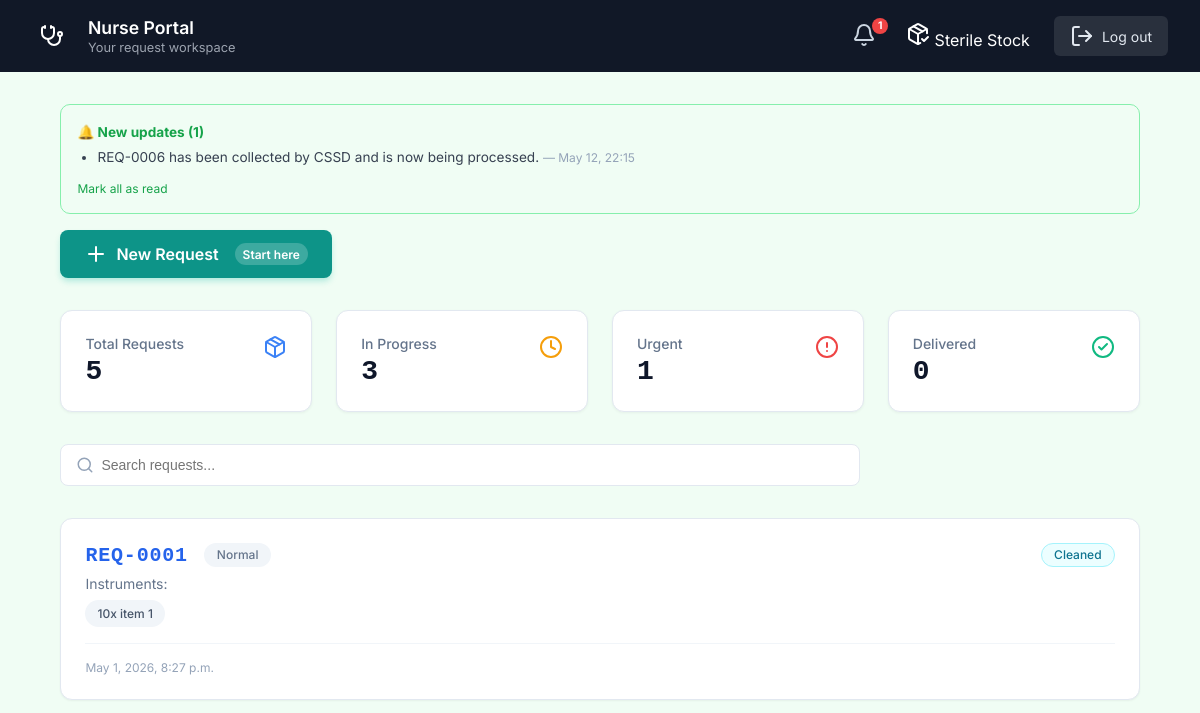
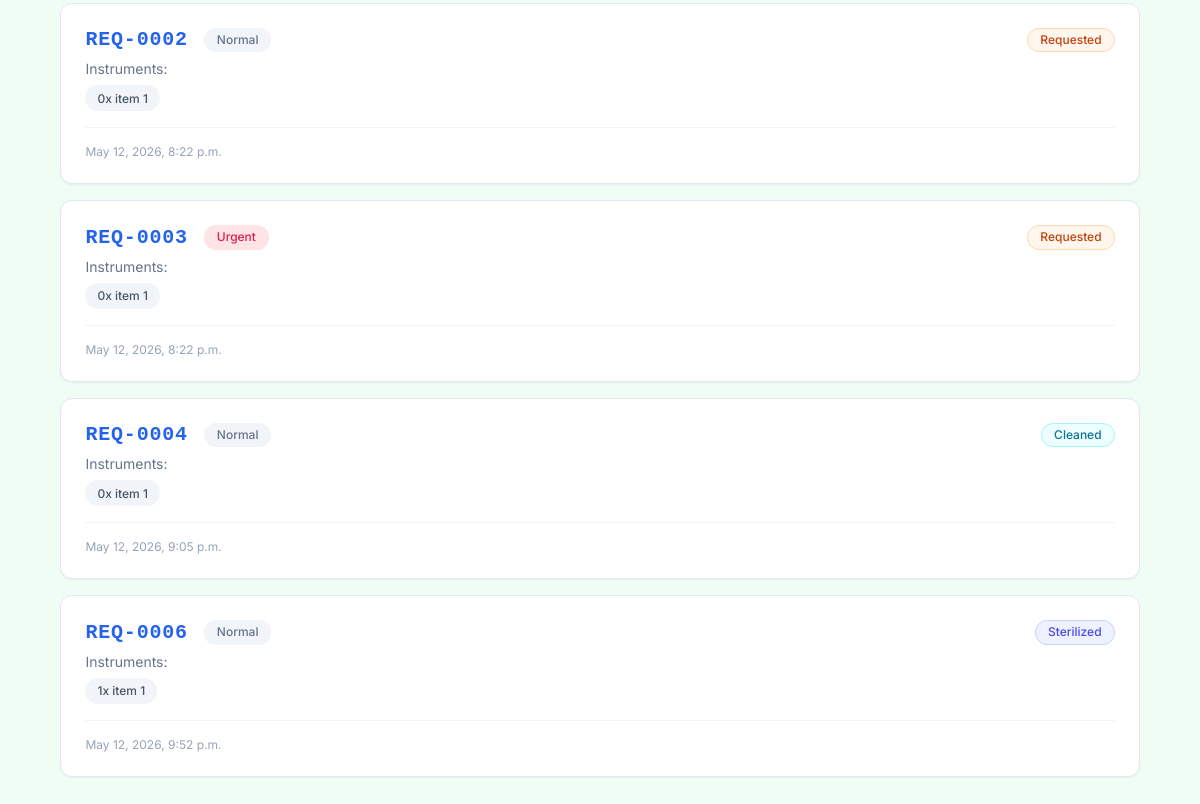
The page /dashboard/ (signed in) on the database as committed earlier (2 pictures, top to bottom).
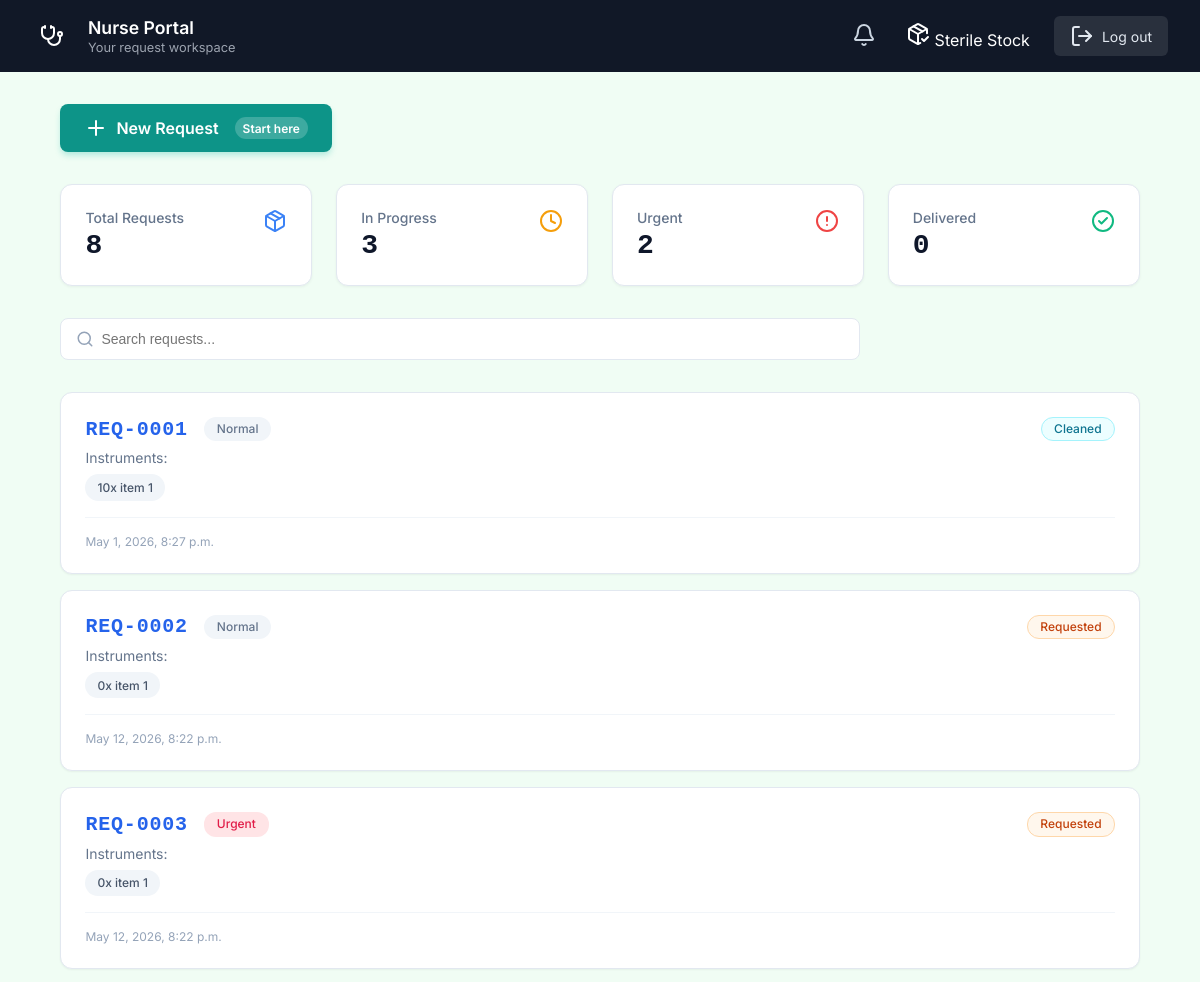
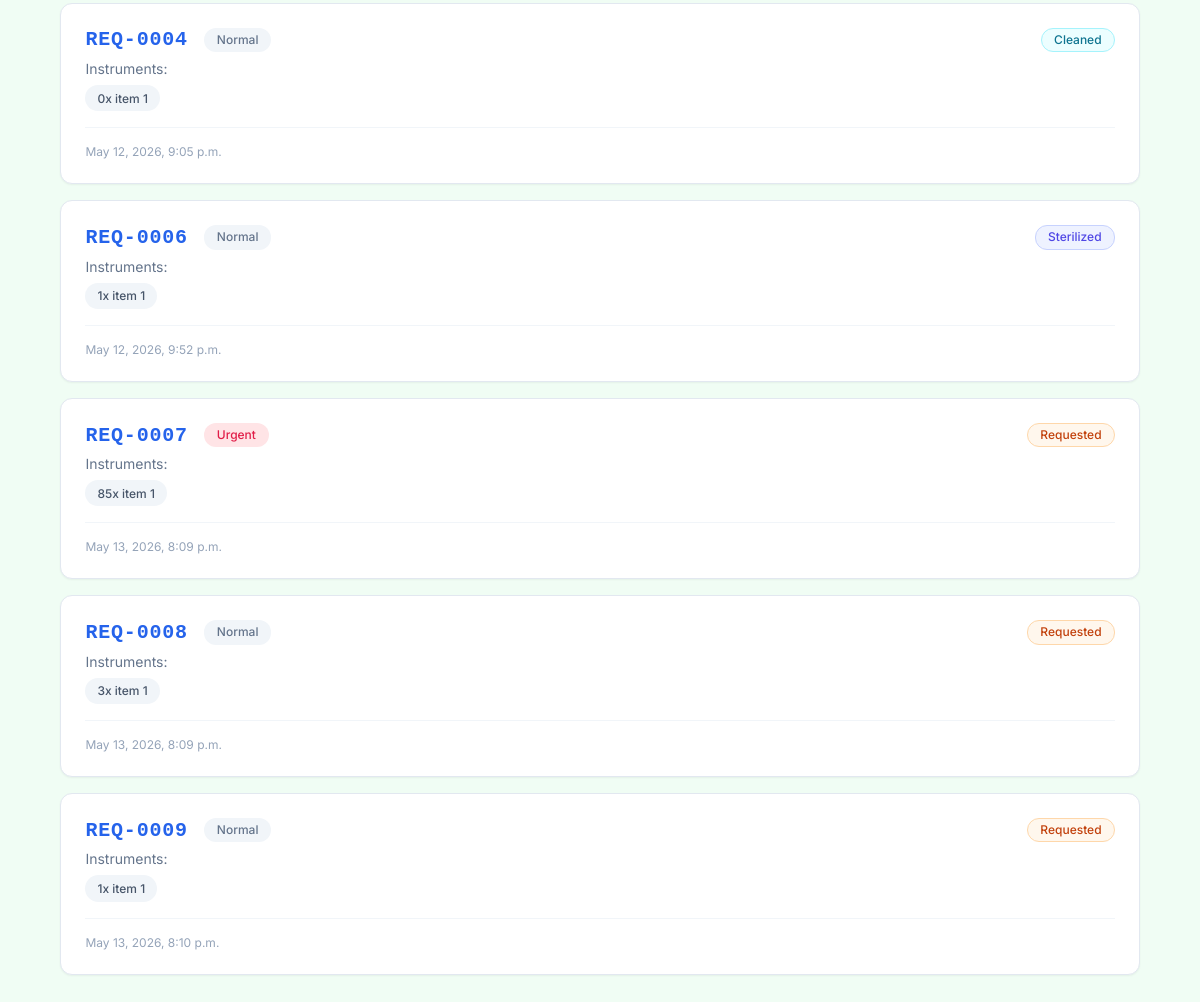
The same page on the database as committed later (2 pictures, top to bottom).
### CSSD_Management_System/models.py (models this page shows, shortened)
class Notification(models.Model):
    recipient = models.ForeignKey(CustomUser, on_delete=models.CASCADE, related_name='notifications')
    request = models.ForeignKey(InstrumentRequest, on_delete=models.CASCADE)
    message = models.CharField(max_length=255)
    is_read = models.BooleanField(default=False)
    created_at = models.DateTimeField(auto_now_add=True)

class InstrumentRequest(models.Model):
    PRIORITY_CHOICES = [
        ('Normal', 'Normal'),
        ('Urgent', 'Urgent'),
    ]
    STATUS_CHOICES = [
        ('Requested', 'Requested'),
        ('Collected', 'Collected'),
        ('Cleaned', 'Cleaned'),
        ('Sterilized', 'Sterilized'),
        ('Packed', 'Packed'),
        ('Delivered', 'Delivered'),
    ]
    requester = models.ForeignKey(CustomUser, on_delete=models.CASCADE, related_name='requests')
    priority = models.CharField(max_length=50, choices=PRIORITY_CHOICES, default='Normal')
    status = models.CharField(max_length=50, choices=STATUS_CHOICES, default='Requested')
    department = models.CharField(max_length=100, blank=True)
    notes = models.TextField(blank=True)
    last_operator = models.ForeignKey(
        CustomUser,
        on_delete=models.SET_NULL,
        null=True,
        blank=True,
        related_name='processed_requests'
    )
    batch = models.ForeignKey(SterilizationBatch, null=True, blank=True, on_delete=models.SET_NULL, related_name='requests')
    is_archived = models.BooleanField(default=False)
    submitted_at = models.DateTimeField(auto_now_add=True)
    collected_at = models.DateTimeField(null=True, blank=True)
    cleaned_at = models.DateTimeField(null=True, blank=True)
    sterilized_at = models.DateTimeField(null=True, blank=True)
    packed_at = models.DateTimeField(null=True, blank=True)
    delivered_at = models.DateTimeField(null=True, blank=True)

class RequestItem(models.Model):
    request = models.ForeignKey(InstrumentRequest, on_delete=models.CASCADE, related_name='items')
    inventory_item = models.ForeignKey(InventoryItem, on_delete=models.CASCADE)
    quantity = models.IntegerField(default=1)
    def __str__(self):
        return f"{self.quantity}x {self.inventory_item.name}"

class InventoryItem(models.Model):
    name = models.CharField(max_length=255)
    category = models.CharField(max_length=100)
    current_stock = models.IntegerField(default=0)
    min_threshold = models.IntegerField(default=10)

### CSSD_Management_System/views.py (the view)
# urls.py: path('dashboard/', views.dashboard_router, name='dashboard_router'),
@login_required
def dashboard_router(request):
    role = request.user.role
    if role == 'Hospital Administrator':
        return redirect('hospital_report')
    if role in ['CSSD Technician', 'System Administrator']:
        filter_status = request.GET.get('filter', '')
        all_requests = InstrumentRequest.objects.prefetch_related(
            'items__inventory_item', 'requester'
        ).order_by('-submitted_at')
        display_requests = (
            all_requests.filter(status='Requested')
            if filter_status == 'pending'
            else all_requests
        )
        stat_pending = all_requests.filter(status='Requested').count()
        stat_active  = all_requests.filter(
            status__in=['Collected', 'Cleaned', 'Sterilized', 'Packed']
        ).count()
        shortage_alerts = _dashboard_shortage_alerts()
        stat_alerts  = shortage_alerts.count()
        STATUS_ORDER = ['Requested', 'Collected', 'Cleaned', 'Sterilized', 'Packed', 'Delivered']
        urgent_reqs  = all_requests.filter(priority='Urgent').exclude(status='Delivered')
        eta_text, eta_desc = 'No urgent', 'All clear'
        if urgent_reqs.exists():
            def eta_mins(r):
                idx = STATUS_ORDER.index(r.status) if r.status in STATUS_ORDER else 0
                return max(0, (len(STATUS_ORDER) - 1 - idx) * 20)
            mins = min(eta_mins(r) for r in urgent_reqs)
            eta_text = f'~{mins} min' if mins < 60 else f'~{mins // 60:.1f} hr'
            eta_desc = f'{urgent_reqs.count()} urgent request(s) pending'
        context = {
            'requests':      display_requests,
            'filter_status': filter_status,
            'stat_pending':  stat_pending,
            'stat_active':   stat_active,
            'stat_alerts':   stat_alerts,
            'shortage_alerts': shortage_alerts,
            'eta_text':      eta_text,
            'eta_desc':      eta_desc,
        }
        return render(request, 'cssd-dashboard.html', context)
    elif role == 'Department Nurse':
        return nurse_dashboard(request)
    return HttpResponse(f"Role '{role}' not recognized.", status=403)

### CSSD_Management_System/templates/nurse-dashboard.html (shortened to what the changed rows need)
{% load static %}
<!DOCTYPE html>
<html lang="en">
<head>
  <link rel="stylesheet" href="{% static 'styles.css' %}">
  <link rel="stylesheet" href="{% static 'extended_styles.css' %}">
</head>
<body>
  <div class="dashboard-wrapper theme-teal">
    <nav class="dashboard-nav theme-dark-teal">
      <div class="nav-brand">
        <div class="nav-title">
          <h2>Nurse Portal</h2>
        </div>
      </div>
      <div class="nav-actions">
        <button class="icon-btn notification-btn" id="notifBtn" title="Notifications">
          <i data-lucide="bell"></i>
          {% if notif_count %}
            <span class="notification-badge" id="notifBadge">{{ notif_count }}</span>
          {% else %}
            <span class="notification-badge" id="notifBadge" style="display:none;"></span>
          {% endif %}
        </button>
      </div>
    </nav>
    <main class="dashboard-main">
      <div class="dashboard-container">
        {% if notifications %}
        <div id="notifBanner" style="background:#f0fdf4;border:1px solid #86efac;border-radius:10px;padding:1rem;margin-bottom:1rem;">
          <strong style="color:#16a34a;font-size:.85rem;">🔔 New updates ({{ notif_count }})</strong>
          <ul style="margin:.5rem 0 .75rem 0;padding-left:1.25rem;">
            {% for notif in notifications %}
              <li style="font-size:.85rem;color:#374151;margin-bottom:.25rem;">
                {{ notif.message }}
                <span style="color:#94a3b8;font-size:.75rem;"> — {{ notif.created_at|date:"M d, H:i" }}</span>
              </li>
            {% endfor %}
          </ul>
          <form method="POST" action="{% url 'nurse_mark_notifications_read' %}" style="display:inline;">
            <button type="submit" style="font-size:.75rem;color:#16a34a;margin-top:.25rem;background:none;border:none;cursor:pointer;padding:0;">Mark all as read</button>
          </form>
        </div>
        {% else %}
        <div id="notifBanner" style="display:none;"></div>
        {% endif %}
        <div class="stats-grid">
          <div class="stat-card">
            <div class="stat-info"><span class="stat-label">Total Requests</span><h3 class="stat-value" id="statTotal">{{ total }}</h3></div>
          </div>
          <div class="stat-card">
            <div class="stat-info"><span class="stat-label">Urgent</span><h3 class="stat-value" id="statUrgent">{{ urgent }}</h3></div>
          </div>
        </div>
        <div class="requests-list" id="requestsList">
          {% if requests %}
            {% for req in requests %}
              {% if req.status != "Delivered" %}
              <a href="{% url 'nurse_request_details' req.id %}" class="request-card" style="text-decoration:none;color:inherit;display:block;">
                <div class="req-header">
                  <div class="req-title-group">
                    <h4 class="req-id">REQ-{{ req.id|stringformat:"04d" }}</h4>
                    {% if req.priority == "Urgent" %}
                      <span class="pill pill-urgent">Urgent</span>
                    {% else %}
                      <span class="pill pill-normal">Normal</span>
                    {% endif %}
                  </div>
                  <span class="pill status-{{ req.status }}">{{ req.status }}</span>
                </div>
                <div class="req-body">
                  <div class="req-instruments">
                    <span class="instruments-label">Instruments:</span>
                    <div class="instruments-tags">
                      {% for item in req.instruments %}
                        <span class="tag-instrument">{{ item }}</span>
                      {% endfor %}
                    </div>
                  </div>
                </div>
                <div class="req-footer">
                  <span class="submit-time">{{ req.created_at }}</span>
                </div>
              </a>
              {% endif %}
            {% endfor %}
          {% else %}
            <p>No requests found.</p>
          {% endif %}
        </div>
      </div>
    </main>
  </div>
</body>
</html>

Rows that differ between the two databases and show on the page:
no longer on this page (row edited): Notification: message "REQ-0006 has been collected by CSSD and is now being processed.", created_at "May 12, 22:15"
added InstrumentRequest: status "Requested", created_at "May 13, 2026, 8:09 p.m."
added RequestItem: quantity+inventory_item "85x item 1", shown under "0007"
added InstrumentRequest: status "Requested", created_at "May 13, 2026, 8:09 p.m."
added RequestItem: quantity+inventory_item "3x item 1", shown under "0008"
added InstrumentRequest: status "Requested", created_at "May 13, 2026, 8:10 p.m."
added RequestItem: quantity+inventory_item "1x item 1", shown under "0009"
Other text that changed with them:
{{ total }}: "5" → "8"
{{ urgent }}: "1" → "2"
{{ notif_count }}: "1" → (not shown)
new list line: "REQ- 0007 Urgent Instruments:"
new list line: "REQ- 0008 Normal Instruments:"
new list line: "REQ- 0009 Normal Instruments:"
text no longer shown: "🔔 New updates ( ) Mark all as read"
